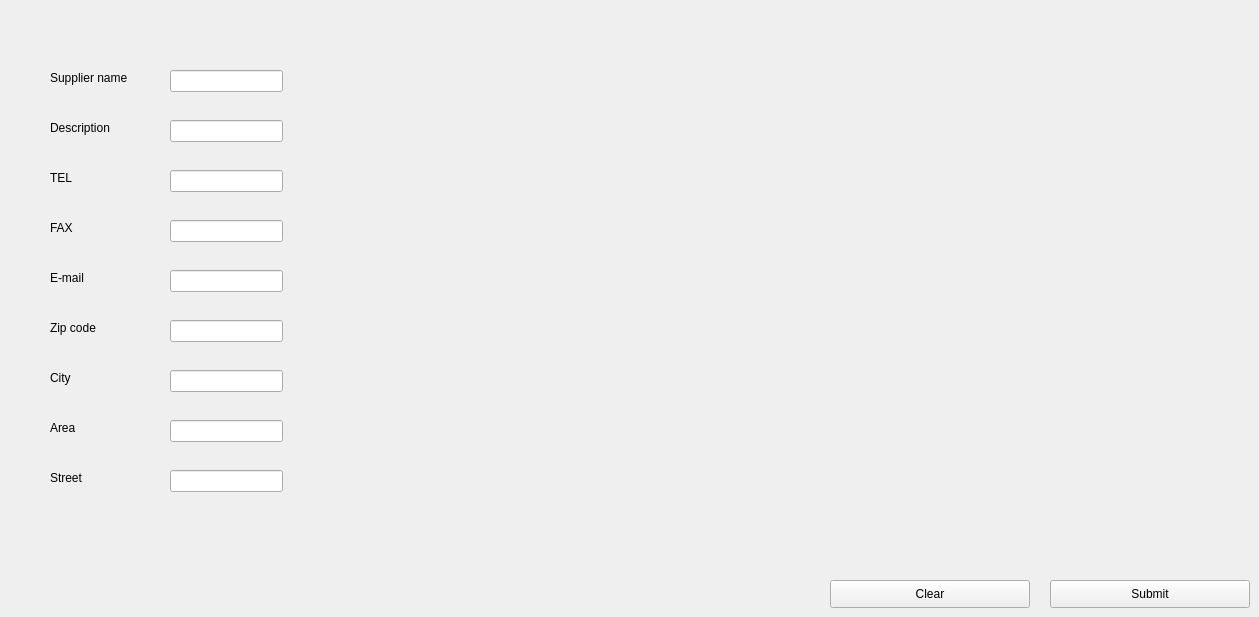
     <widget class="QWidget" name="tab_11">
      <attribute name="title">
       <string>Add Supplier</string>
      </attribute>
      <widget class="QLabel" name="LBname">
       <property name="geometry">
        <rect>
         <x>50</x>
         <y>70</y>
         <width>101</width>
         <height>16</height>
        </rect>
       </property>
       <property name="text">
        <string>Supplier name</string>
       </property>
      </widget>
      <widget class="QLineEdit" name="LEname">
       <property name="geometry">
        <rect>
         <x>170</x>
         <y>70</y>
         <width>113</width>
         <height>22</height>
        </rect>
       </property>
       <property name="inputMethodHints">
        <set>Qt::ImhNone</set>
       </property>
      </widget>
      <widget class="QLabel" name="LBtel">
       <property name="geometry">
        <rect>
         <x>50</x>
         <y>170</y>
         <width>55</width>
         <height>16</height>
        </rect>
       </property>
       <property name="text">
        <string>TEL</string>
       </property>
      </widget>
      <widget class="QLineEdit" name="LEtel">
       <property name="geometry">
        <rect>
         <x>170</x>
         <y>170</y>
         <width>113</width>
         <height>22</height>
        </rect>
       </property>
       <property name="inputMethodHints">
        <set>Qt::ImhNone</set>
       </property>
      </widget>
      <widget class="QLabel" name="LBfax">
       <property name="geometry">
        <rect>
         <x>50</x>
         <y>220</y>
         <width>55</width>
         <height>16</height>
        </rect>
       </property>
       <property name="text">
        <string>FAX</string>
       </property>
      </widget>
      <widget class="QLineEdit" name="LEfax">
       <property name="geometry">
        <rect>
         <x>170</x>
         <y>220</y>
         <width>113</width>
         <height>22</height>
        </rect>
       </property>
       <property name="inputMethodHints">
        <set>Qt::ImhNone</set>
       </property>
      </widget>
      <widget class="QLabel" name="LBmail">
       <property name="geometry">
        <rect>
         <x>50</x>
         <y>270</y>
         <width>55</width>
         <height>16</height>
        </rect>
       </property>
       <property name="text">
        <string>E-mail</string>
       </property>
      </widget>
      <widget class="QLineEdit" name="LEmail">
       <property name="geometry">
        <rect>
         <x>170</x>
         <y>270</y>
         <width>113</width>
         <height>22</height>
        </rect>
       </property>
       <property name="inputMethodHints">
        <set>Qt::ImhNone</set>
       </property>
       <property name="text">
        <string/>
       </property>
      </widget>
      <widget class="QPushButton" name="PBaddSupplier">
       <property name="geometry">
        <rect>
         <x>1050</x>
         <y>580</y>
         <width>200</width>
         <height>28</height>
        </rect>
       </property>
       <property name="text">
        <string>Submit</string>
       </property>
      </widget>
      <widget class="QLineEdit" name="LEcity">
       <property name="geometry">
        <rect>
         <x>170</x>
         <y>370</y>
         <width>113</width>
         <height>22</height>
        </rect>
       </property>
       <property name="inputMethodHints">
        <set>Qt::ImhNone</set>
       </property>
       <property name="text">
        <string/>
       </property>
      </widget>
      <widget class="QLabel" name="LBcity">
       <property name="geometry">
        <rect>
         <x>50</x>
         <y>370</y>
         <width>81</width>
         <height>16</height>
        </rect>
       </property>
       <property name="text">
        <string>City</string>
       </property>
      </widget>
      <widget class="QLineEdit" name="LEarea">
       <property name="geometry">
        <rect>
         <x>170</x>
         <y>420</y>
         <width>113</width>
         <height>22</height>
        </rect>
       </property>
       <property name="inputMethodHints">
        <set>Qt::ImhNone</set>
       </property>
       <property name="text">
        <string/>
       </property>
      </widget>
      <widget class="QLabel" name="LBarea">
       <property name="geometry">
        <rect>
         <x>50</x>
         <y>420</y>
         <width>81</width>
         <height>16</height>
        </rect>
       </property>
       <property name="text">
        <string>Area</string>
       </property>
      </widget>
      <widget class="QLineEdit" name="LEdiscribe">
       <property name="geometry">
        <rect>
         <x>170</x>
         <y>120</y>
         <width>113</width>
         <height>22</height>
        </rect>
       </property>
       <property name="inputMethodHints">
        <set>Qt::ImhNone</set>
       </property>
       <property name="text">
        <string/>
       </property>
      </widget>
      <widget class="QLabel" name="LBdescribe">
       <property name="geometry">
        <rect>
         <x>50</x>
         <y>120</y>
         <width>81</width>
         <height>16</height>
        </rect>
       </property>
       <property name="text">
        <string>Description</string>
       </property>
      </widget>
      <widget class="QLineEdit" name="LEzip">
       <property name="geometry">
        <rect>
         <x>170</x>
         <y>320</y>
         <width>113</width>
         <height>22</height>
        </rect>
       </property>
       <property name="inputMethodHints">
        <set>Qt::ImhNone</set>
       </property>
      </widget>
      <widget class="QLabel" name="LBzip">
       <property name="geometry">
        <rect>
         <x>50</x>
         <y>320</y>
         <width>55</width>
         <height>16</height>
        </rect>
       </property>
       <property name="text">
        <string>Zip code</string>
       </property>
      </widget>
      <widget class="QLineEdit" name="LEstreet">
       <property name="geometry">
        <rect>
         <x>170</x>
         <y>470</y>
         <width>113</width>
         <height>22</height>
        </rect>
       </property>
       <property name="inputMethodHints">
        <set>Qt::ImhNone</set>
       </property>
       <property name="text">
        <string/>
       </property>
      </widget>
      <widget class="QLabel" name="LBstreet">
       <property name="geometry">
        <rect>
         <x>50</x>
         <y>470</y>
         <width>81</width>
         <height>16</height>
        </rect>
       </property>
       <property name="text">
        <string>Street</string>
       </property>
      </widget>
      <widget class="QPushButton" name="PBclear">
       <property name="geometry">
        <rect>
         <x>830</x>
         <y>580</y>
         <width>200</width>
         <height>28</height>
        </rect>
       </property>
       <property name="text">
        <string>Clear</string>
       </property>
      </widget>
     </widget>
